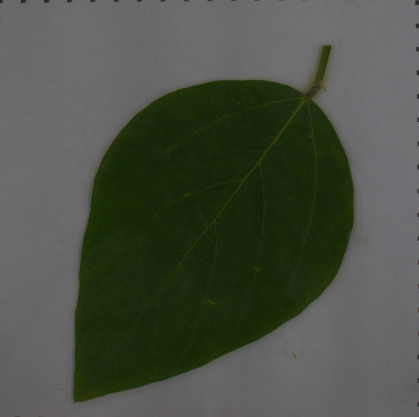
#> input picture folha_antes.jpg, 419 x 417 px
$ python imagej.py
#> lines starting #> are read from the running program, lines starting #| are printed output that depends on the picture; after the words box and inside, x2 and y2 are one past the last pixel; in counts of white or black regions, pixels touching at a corner belong together; long printed decimals are rounded
import cv2
import numpy as np

# Função para carregar a imagem com tratamento de erro
def carregar_imagem(nome_arquivo):
#> called with nome_arquivo = 'folha_antes.jpg'
    try:
        imagem = cv2.imread(nome_arquivo)
#> imagem is the input picture: shape (417, 419, 3); mean B, G, R 69, 80.3, 75.2
        if imagem is None:
            raise FileNotFoundError("Não foi possível ler o arquivo {}".format(nome_arquivo))
        return imagem
    except Exception as e:
        print("Erro ao carregar a imagem:", e)
        return None

# Função para aplicar filtro e detectar a parte verde da imagem
def detectar_verde(imagem):
    # Converter imagem para o espaço de cores HSV
    hsv = cv2.cvtColor(imagem, cv2.COLOR_BGR2HSV)
#> hsv: shape (417, 419, 3); mean H, S, V 76.8, 77, 81.4

    # Definir intervalo de cor verde (em HSV)
    lower_green = np.array([36, 25, 25])
    upper_green = np.array([86, 255, 255])

    # Criar máscara para identificar pixels verdes
    mask = cv2.inRange(hsv, lower_green, upper_green)
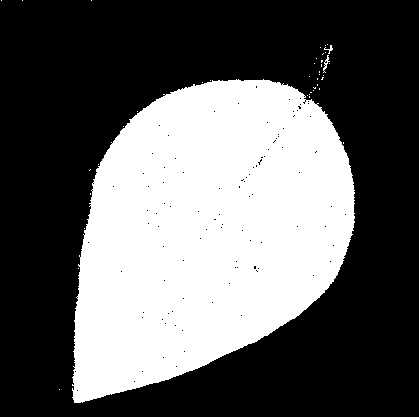
#> mask: shape (417, 419); 38.1% white; 41 white regions (38 under 20 px), largest, box (x1, y1, x2, y2) and area: (72, 79, 355, 403) 66494, (323, 55, 330, 73) 41, (324, 45, 333, 54) 27

    # Aplicar a máscara na imagem original para visualizar apenas a parte verde
    parte_verde = cv2.bitwise_and(imagem, imagem, mask=mask)

    return parte_verde

# Função para pintar a parte verde da imagem de vermelho
def pintar_verde_com_vermelho(imagem):
    # Converter imagem para escala de cinza
    imagem_cinza = cv2.cvtColor(imagem, cv2.COLOR_BGR2GRAY)

    # Aplicar um filtro de limiarização para destacar a parte verde
    _, imagem_limiarizada = cv2.threshold(imagem_cinza, 10, 255, cv2.THRESH_BINARY)

    # Pintar a região verde de vermelho
    imagem[imagem_limiarizada > 0] = [0, 0, 255]
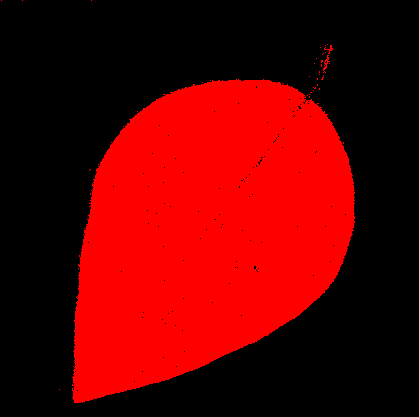
#> imagem: shape (417, 419, 3); mean B, G, R 0, 0, 97.2

    return imagem

# Função para calcular a área da parte vermelha da imagem
def calcular_area_vermelha(imagem):
    # Converter imagem para escala de cinza
    imagem_cinza = cv2.cvtColor(imagem, cv2.COLOR_BGR2GRAY)

    # Aplicar um filtro de limiarização para identificar a parte vermelha
    _, imagem_limiarizada = cv2.threshold(imagem_cinza, 10, 255, cv2.THRESH_BINARY)

    # Calcular a área da parte vermelha da imagem
    area_vermelha = cv2.countNonZero(imagem_limiarizada)
#> area_vermelha = 66623

    return area_vermelha

# Função para calcular a área real (em centímetros quadrados) da parte vermelha da imagem
def calcular_area_vermelha_cm2(imagem, proporcao_pixels_por_cm):
    # Calcular a área da parte vermelha da imagem em pixels
    area_vermelha_pixels = calcular_area_vermelha(imagem)

    # Calcular a área real (em centímetros quadrados) utilizando a proporção de pixels por centímetro
    area_vermelha_cm2 = area_vermelha_pixels / (proporcao_pixels_por_cm ** 2)

    return area_vermelha_cm2

# Proporção de pixels por centímetro
proporcao_pixels_por_cm = 24.4  # 24.4 pixels/cm

# Carregar a primeira imagem (folha_antes.jpg)
imagem_antes = carregar_imagem('folha_antes.jpg')

# Verificar se a imagem foi carregada corretamente
if imagem_antes is None:
    print("Não foi possível carregar a imagem folha_antes.jpg. Verifique o arquivo de imagem.")
else:
    # Detectar a parte verde da imagem
    parte_verde_antes = detectar_verde(imagem_antes)

    # Pintar a parte verde da imagem de vermelho
    parte_verde_pintada_antes = pintar_verde_com_vermelho(parte_verde_antes)

    # Calcular a área da parte vermelha da imagem
    area_vermelha_antes = calcular_area_vermelha(parte_verde_pintada_antes)
#> area_vermelha_antes = 66623

    # Calcular a área real da parte vermelha da imagem
    area_vermelha_antes_cm2 = calcular_area_vermelha_cm2(parte_verde_pintada_antes, proporcao_pixels_por_cm)
#> in calcular_area_vermelha_cm2, `area_vermelha_cm2 = area_vermelha_pixels / (proporcao_pixels_por_cm **..`: area_vermelha_cm2 = 111.9
#> area_vermelha_antes_cm2 = 111.9

    # Exibir a área da parte vermelha da imagem
    print("Área da parte vermelha da imagem (antes):", area_vermelha_antes, "pixels")
#| Área da parte vermelha da imagem (antes): 66623 pixels
    print("Área real da parte vermelha da imagem (antes):", area_vermelha_antes_cm2, "cm^2")
#| Área real da parte vermelha da imagem (antes): 111.904 cm^2

# Carregar a segunda imagem (folha_depois.jpg)
imagem_depois = carregar_imagem('folha_depois.jpg')
#> call 2 of carregar_imagem, with nome_arquivo = 'folha_depois.jpg'
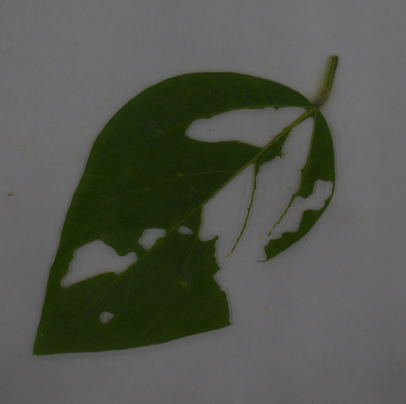
#> input picture folha_depois.jpg, 406 x 404 px
#> in carregar_imagem, imagem is the input picture: shape (404, 406, 3); mean B, G, R 78.1, 86.5, 83.4

# Verificar se a imagem foi carregada corretamente
if imagem_depois is None:
    print("Não foi possível carregar a imagem folha_depois.jpg. Verifique o arquivo de imagem.")
else:
    # Detectar a parte verde da imagem
    parte_verde_depois = detectar_verde(imagem_depois)
#> in detectar_verde (call 2), `hsv = cv2.cvtColor(imagem, cv2.COLOR_BGR2HSV)`: hsv: shape (404, 406, 3); mean H, S, V 80.1, 56.1, 87.6
#> in detectar_verde (call 2), `mask = cv2.inRange(hsv, lower_green, upper_green)`:
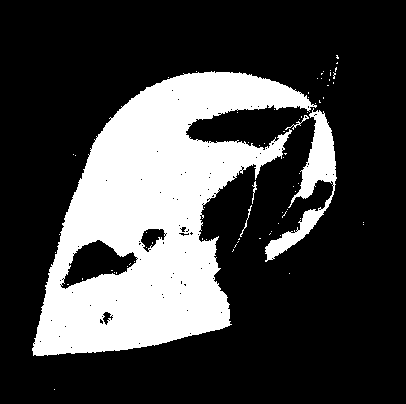
#> mask: shape (404, 406); 26.2% white; 75 white regions (70 under 20 px), largest, box (x1, y1, x2, y2) and area: (32, 71, 317, 356) 39877, (265, 108, 337, 262) 2890, (285, 115, 309, 130) 56, (240, 205, 252, 237) 48, (252, 181, 257, 204) 40
#> in detectar_verde (call 2), `parte_verde = cv2.bitwise_and(imagem, imagem, mask=mask)`:
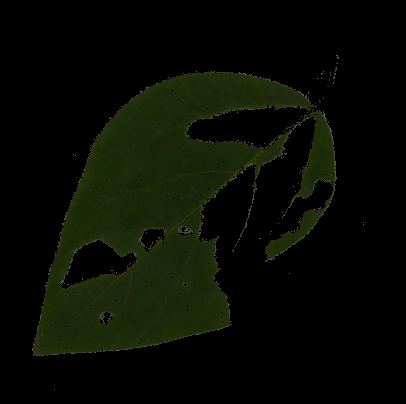
#> parte_verde: shape (404, 406, 3); mean B, G, R 3.1, 11.5, 8.1

    # Pintar a parte verde da imagem de vermelho
    parte_verde_pintada_depois = pintar_verde_com_vermelho(parte_verde_depois)
#> in pintar_verde_com_vermelho (call 2), `imagem_cinza = cv2.cvtColor(imagem, cv2.COLOR_BGR2GRAY)`:
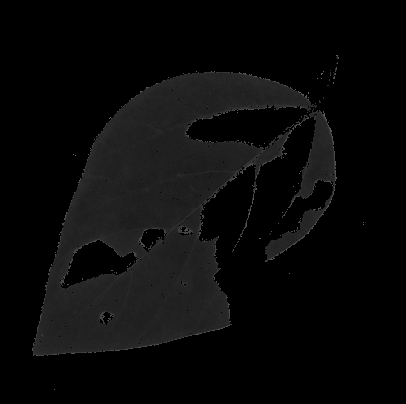
#> imagem_cinza: shape (404, 406); min 0, max 105, mean 9.5
#> in pintar_verde_com_vermelho (call 2), `imagem[imagem_limiarizada > 0] = [0, 0, 255]`:
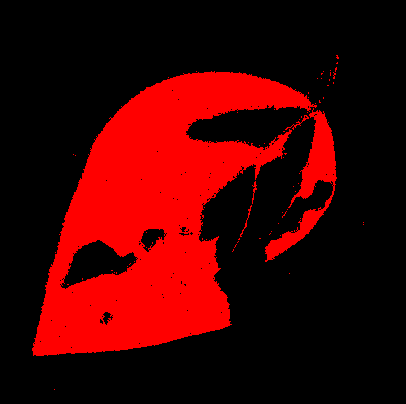
#> imagem: shape (404, 406, 3); mean B, G, R 0, 0, 66.9

    # Calcular a área da parte vermelha da imagem
    area_vermelha_depois = calcular_area_vermelha(parte_verde_pintada_depois)
#> area_vermelha_depois = 43048

    # Calcular a área real da parte vermelha da imagem
    area_vermelha_depois_cm2 = calcular_area_vermelha_cm2(parte_verde_pintada_depois, proporcao_pixels_por_cm)
#> area_vermelha_depois_cm2 = 72.31

    # Exibir a área da parte vermelha da imagem
    print("Área da parte vermelha da imagem (depois):", area_vermelha_depois, "pixels")
#| Área da parte vermelha da imagem (depois): 43048 pixels
    print("Área real da parte vermelha da imagem (depois):", area_vermelha_depois_cm2, "cm^2")
#| Área real da parte vermelha da imagem (depois): 72.306 cm^2

    # Exibir a imagem com a parte verde pintada de vermelho
    #cv2.imshow('Parte verde Pintada de vermelho (Antes)', parte_verde_pintada_antes)
    #cv2.imshow('Parte Verde Pintada de Vermelho (Depois)', parte_verde_pintada_depois)
    #cv2.waitKey(0)# Aguardar a tecla ser pressionada para fechar a janela

    # Salvar a imagem temporária
    cv2.imwrite('parte_verde_pintada_antes.jpg', parte_verde_pintada_antes)
    cv2.imwrite('parte_verde_pintada_depois.jpg', parte_verde_pintada_depois)

    # Abrir as imagens usando o visualizador padrão do sistema
    import subprocess
    subprocess.run(['xdg-open', 'parte_verde_pintada_antes.jpg'])
#> (this line was passed over: subprocess is not available in this run)
    subprocess.run(['xdg-open', 'parte_verde_pintada_depois.jpg'])
#> (this line was passed over: subprocess is not available in this run)
